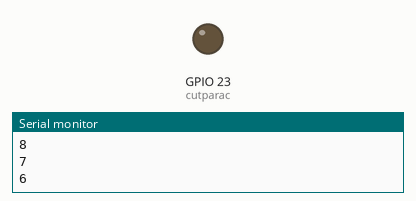
Bench run of a sketch on a simulated ESP32. Parts: output pins drawn as LEDs (lit = HIGH), the last lines printed to the serial monitor.

Above: at 5.0 s.
At 11.5 s:
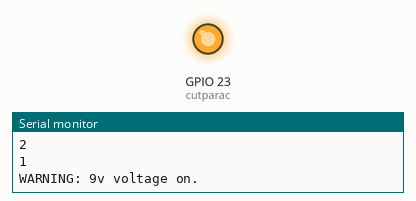
Timing chart, 0 to 16.9 s (numbered marks = the images above):
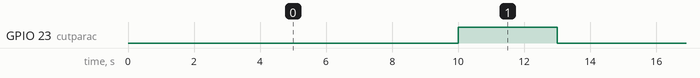

The sketch:

parachute_geiger1.ino
```cpp
int cutparac = 23;          //切り離し用トランジスタのピン番号の宣言
int outputcutsecond = 3;    //切り離し時の9V電圧を流す時間，単位はsecond
int i = 10;

void setup() {
  // put your setup code here, to run once:
  pinMode(cutparac, OUTPUT);      //切り離し用トランジスタの出力宣言
  digitalWrite(cutparac, LOW);    //切り離し用トランジスタの出力オフ
  Serial.begin(115200);
  Serial1.begin(38400, SERIAL_8N1,34,2);//RX,TX
}

void loop() {
  // put your main code here, to run repeatedly:
  while(Serial1.available()){
    char data = Serial1.read();
    Serial.print(data);
  }

  Serial.println("9v voltage will be output in 10 seconds");
  while(i!=0){
    Serial.println(i);
    delay(1000);
    i--;
  }
  i = 10;

  Serial.print("WARNING: 9v voltage on.\n");
  digitalWrite(cutparac, HIGH); //オン
  delay(outputcutsecond*1000);//十秒間電流を流す
  Serial.print("WARNING: 9v voltage off.\n");
  digitalWrite(cutparac, LOW); //オフ

}
```

Measured:
- by itself, GPIO 23 (cutparac): alternates HIGH for 3.0 s and LOW for 10.0 s
